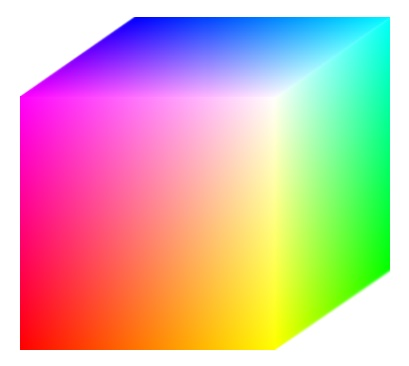
%> input picture imagenesU/cubo.jpg, 409 x 366 px
$ octave histoEcualiza2.m   (GNU Octave 9; MATLAB toolbox functions it lacks are replaced by stand-ins)
%> lines starting %> are read from the running program, lines starting %| are printed output that depends on the picture
%26/04/18
%Programa histograma
%pkg load image .... colocar en linea de comando
F = imread('imagenesU\cubo.jpg');
%> F is the input picture: size 366x409x3 uint8; mean R, G, B 212.2, 181.4, 173.2
G1 = (F(:,:,1));
G2 = (F(:,:,2));
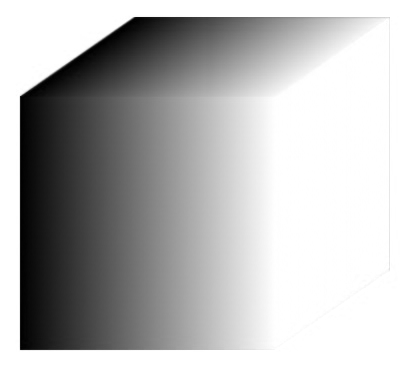
%> G2: size 366x409 uint8; min 0, max 255, mean 181.4
G3 = (F(:,:,3));
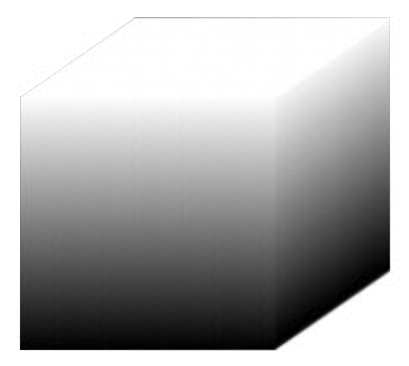
%> G3: size 366x409 uint8; min 0, max 255, mean 173.2
H1 = histeq(G1);
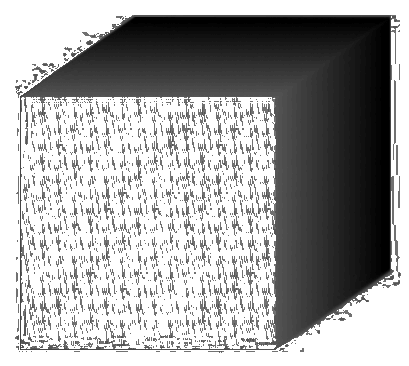
%> H1: size 366x409 uint8; min 0, max 255, mean 165.8
H2 = histeq(G2);
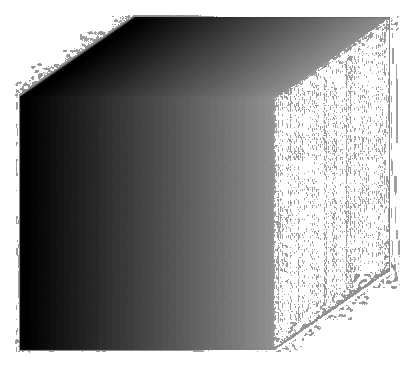
%> H2: size 366x409 uint8; min 0, max 255, mean 144.1
H3 = histeq(G3);
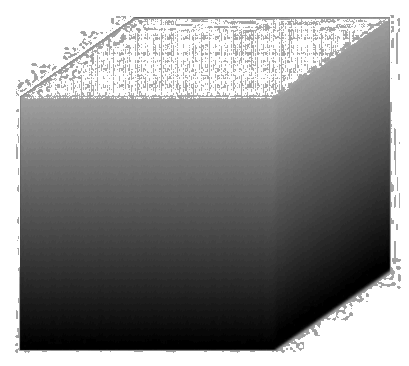
%> H3: size 366x409 uint8; min 0, max 255, mean 138.3

H = cat(3,H1,H2,H3);
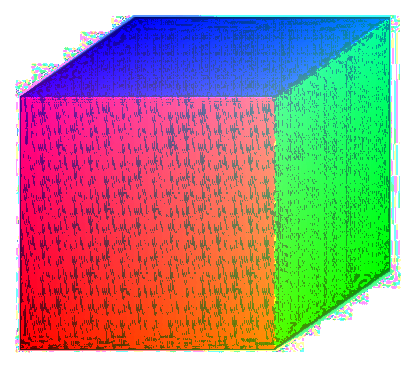
%> H: size 366x409x3 uint8; mean R, G, B 165.8, 144.1, 138.3
subplot(4,2,1);imshow(F),title('imagen original');
subplot(4,2,2);hist(G1),title('Hist. G1');
subplot(4,2,3);hist(G2),title('Hist. G2');
subplot(4,2,4);hist(G3),title('Hist. G3');
subplot(4,2,5);imshow(H),title('imagen ecualizada');
subplot(4,2,6);hist(H1),title('Hist. H1');
subplot(4,2,7);hist(H2),title('Hist. H2');
subplot(4,2,8);hist(H3),title('Hist. H3');
%> after `title('Hist. H3')`:
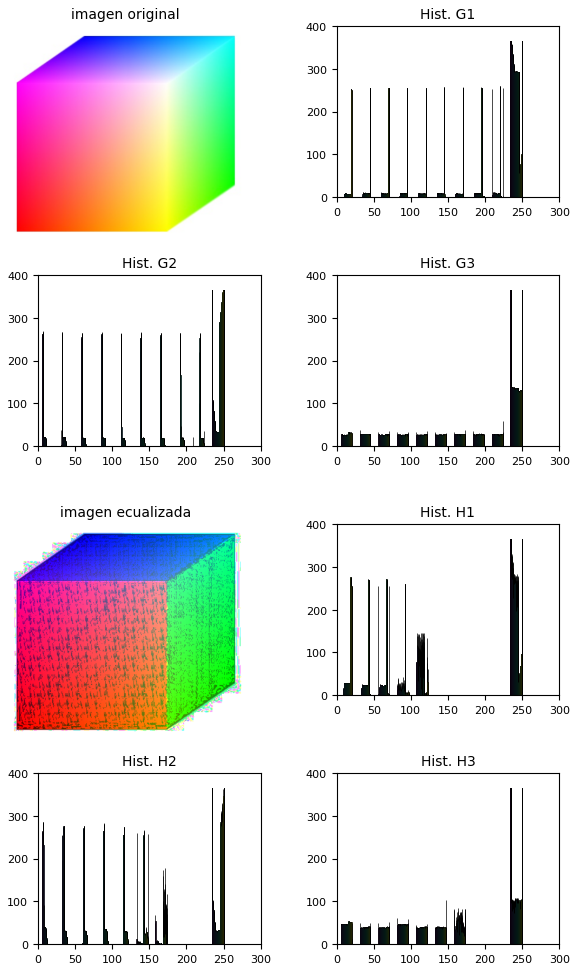
%> figure redrawn from the program's plot data, 8 panels

$ run again, with imagenesU/barbaran.jpg copied over imagenesU/cubo.jpg
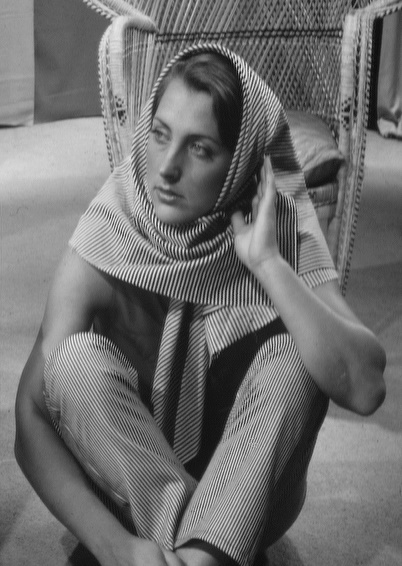
%> input picture imagenesU/barbaran.jpg, 402 x 566 px
%> F is the input picture: size 566x402x3 uint8; min 2, max 247, mean 111.5
%> `H1 = histeq(G1);`:
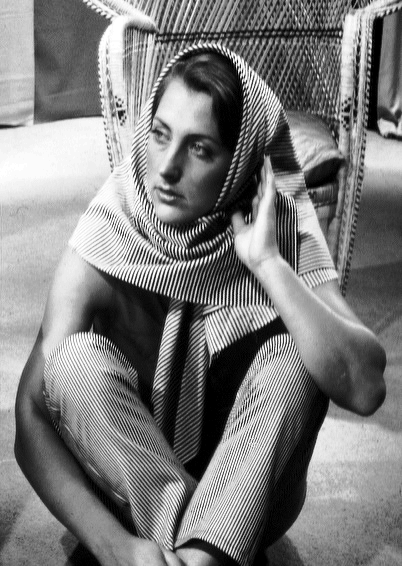
%> H1: size 566x402 uint8; min 0, max 255, mean 126.3
